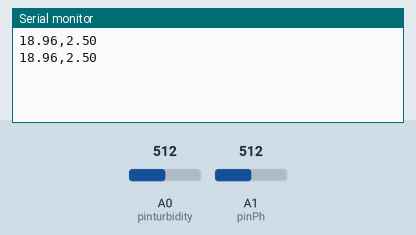
Recording of a sketch running on a simulated Arduino Uno, built with avr-gcc and run on an emulated ATmega328P. Parts: the last lines printed to the serial monitor. The test bench sets the inputs (shaded band); at power-on: A0 (pinturbidity) = 512, A1 (pinPh) = 512.

Above: at 1.8 s.
1.9 s: A0 (pinturbidity) set to 716
At 2.8 s:
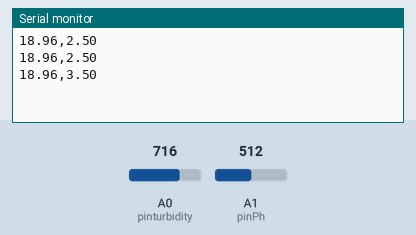
3.4 s: A1 (pinPh) set to 716
At 4.6 s:
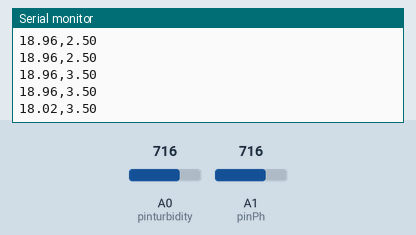
4.9 s: A0 (pinturbidity) set to 900
At 5.4 s:
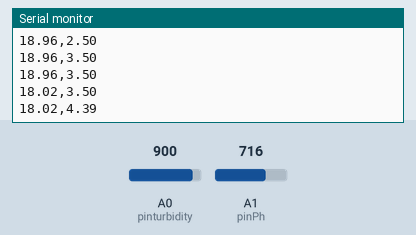
6.4 s: A1 (pinPh) set to 900
At 7.8 s:
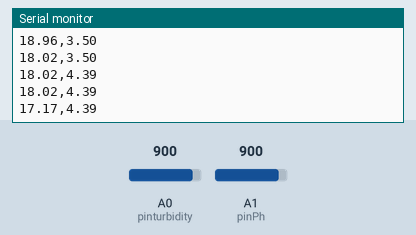
Timing chart, 0 to 8.9 s (numbered marks = the images above; inputs shaded):
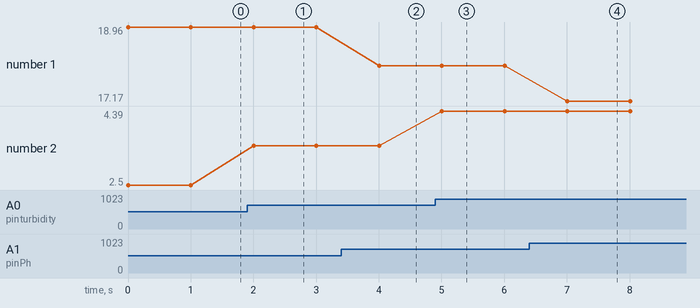

The sketch:

Sensor.ino
```cpp
#include <math.h>
int pinturbidity = A0;
int pinPh   = A1;  //This is where our Output data goes
float lsi=0;
float Ca;
float cya;
float tds;
float alkalinity;
float ph_calculated;
float A,B,C,D;
void setup()
{
  Serial.begin(9600);

}
void loop()
{
  int turbidity = analogRead(pinturbidity);//Read the analog pin for temp
  float voltage_turbidity = turbidity * (5.0 / 1024.0);
   float ph_measured = analogRead(pinPh);    // Read ph value
   float pHVol=(float)ph_measured*5.0/1024/6;
   float phValue = -5.70 * pHVol + 21.34;
//  temp = temp * 0.48828125;   // convert output (mv) to readable celcius
  //Serial.println("Turbidity: ");
  //Serial.print(voltage_turbidity);
 // Serial.println("C");  //print the temperature status
  //Serial.println("Ph value=");
  //Serial.print(phValue);

  Serial.print(phValue);
  Serial.print(",");
  Serial.print(voltage_turbidity);
  Serial.println();
  delay(1000);

//   A=(log(tds)-1)/10;
//   B= ((-13.12) * log(temp + 273)) + 34.55 ;
//   C= log(Ca) - 0.4;
//   D=log(alkalinity);
//
//   ph_calculated=(9.3+A+B)-(C+D);
//   lsi=(ph_measured)-(ph_calculated);
//   Serial.println(lsi);
//
//   if(lsi>0)
//   {
//     Serial.println("xyz");
//   }
//   else if(lsi=0)
//   {
//    Serial.println("ccc");
//   }
//   else
//   {
//    Serial.println("zzz");
//   }
//
//   delay(1000);
//
//
//
}
```

Measured:
- after the input at 1.9 s, the serial monitor: prints a new line after 0.10 s (image 1)
- after the input at 3.4 s, the serial monitor: prints a new line after 0.60 s (image 2)
- after the input at 4.9 s, the serial monitor: prints a new line after 0.11 s (image 3)
- after the input at 6.4 s, the serial monitor: prints a new line after 0.61 s (image 4)
- plotted number 1: 18.96 → 18.02 after the input at 3.4 s, 18.02 → 17.17 after the input at 6.4 s
- plotted number 2: 2.5 → 3.5 after the input at 1.9 s, 3.5 → 4.39 after the input at 4.9 s
